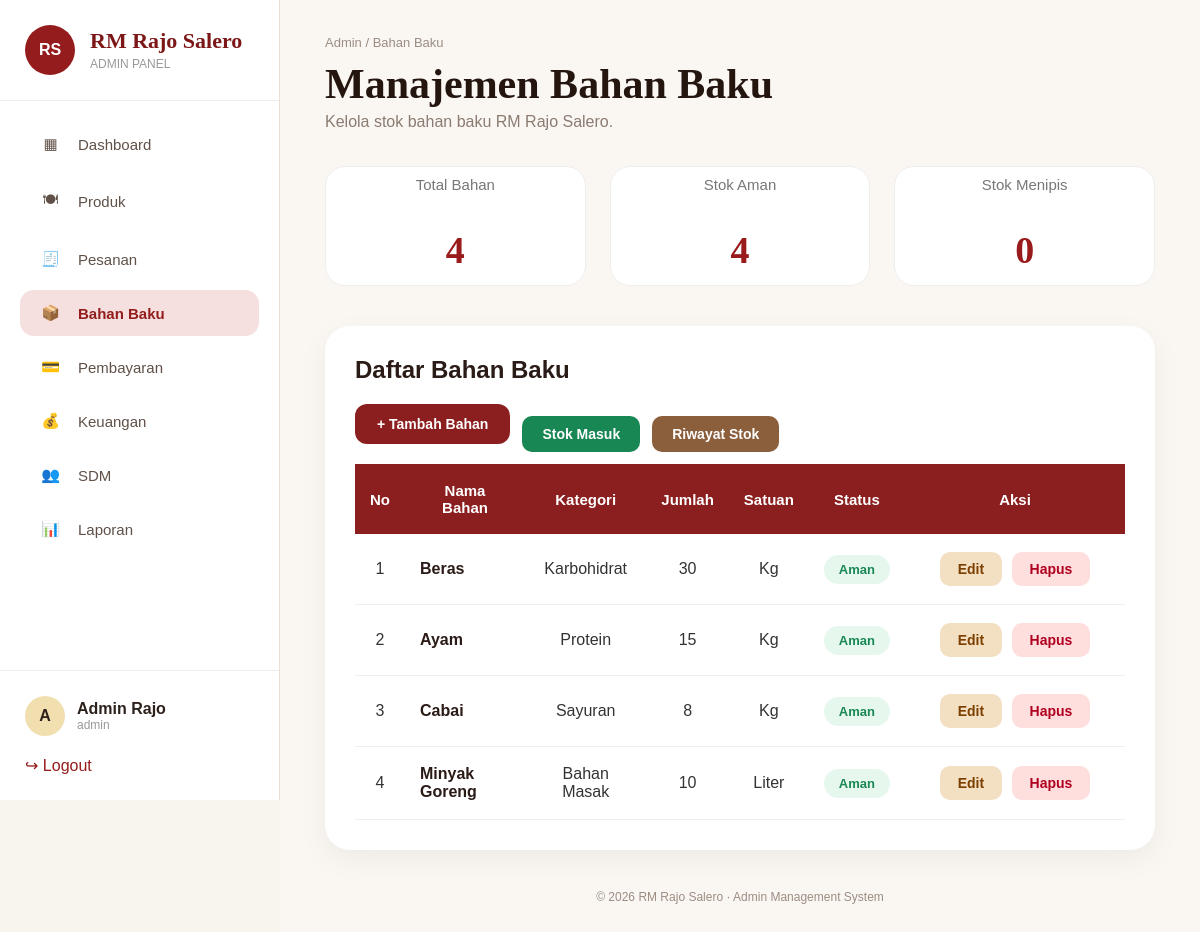
Screenshot of /admin/bahan_baku.php (signed in) with the database file from the repository.
### tables this page shows
CREATE TABLE `bahan_baku` (
  `id` int(11) NOT NULL,
  `nama_bahan` varchar(100) NOT NULL,
  `kategori` varchar(50) DEFAULT NULL,
  `jumlah` int(11) NOT NULL,
  `satuan` varchar(20) DEFAULT NULL,
  `stok_minimal` int(11) DEFAULT 5,
  `created_at` timestamp NOT NULL DEFAULT current_timestamp()
);

### admin/bahan_baku.php (the view, shortened to what this page needs)
<?php
require_once 'database.php';
$total_bahan = mysqli_fetch_assoc(
    mysqli_query($conn,"SELECT COUNT(*) total FROM bahan_baku")
)['total'];
$stok_aman = mysqli_fetch_assoc(
    mysqli_query($conn,
    "SELECT COUNT(*) total FROM bahan_baku
     WHERE jumlah > stok_minimal")
)['total'];
$stok_menipis = mysqli_fetch_assoc(
    mysqli_query($conn,
    "SELECT COUNT(*) total FROM bahan_baku
     WHERE jumlah <= stok_minimal")
)['total'];
$bahan = mysqli_query(
    $conn,
    "SELECT * FROM bahan_baku ORDER BY created_at DESC"
);
?>
<!DOCTYPE html>
<html lang="id">
<head>
<link rel="stylesheet" href="dashboard.css">
<link rel="stylesheet" href="bahan_baku.css">
</head>
<body>
<div class="admin-layout">
<?php include 'sidebar.php'; ?>
<main class="main-content">
<header class="topbar">
<div>
<p class="breadcrumb">
Admin / Bahan Baku
</p>
<h1>
Manajemen Bahan Baku
</h1>
<p class="welcome">
Kelola stok bahan baku RM Rajo Salero.
</p>
</div>
</header>
<section class="summary-grid">
<div class="summary-card">
<span>
Total Bahan
</span>
<strong>
<?= $total_bahan; ?>
</strong>
</div>
<div class="summary-card">
<span>
Stok Aman
</span>
<strong>
<?= $stok_aman; ?>
</strong>
</div>
<div class="summary-card">
<span>
Stok Menipis
</span>
<strong>
<?= $stok_menipis; ?>
</strong>
</div>
</section>
<section class="table-wrapper">
<div class="table-header">
<h2>
Daftar Bahan Baku
</h2>
<div class="action-buttons">
<a href="tambah_bahan.php" class="btn-tambah">
+ Tambah Bahan
</a>
<a href="stok_masuk.php" class="btn-stok">
 Stok Masuk
</a>
<a href="riwayat_stok.php" class="btn-riwayat">
Riwayat Stok
</a>
</div>
</div>
<table class="bahan-table">
<thead>
<tr>
<th>
No
</th>
<th>
Nama Bahan
</th>
<th>
Kategori
</th>
<th>
Jumlah
</th>
<th>
Satuan
</th>
<th>
Status
</th>
<th>
Aksi
</th>
</tr>
</thead>
<tbody>
<?php
$no=1;
while($row=mysqli_fetch_assoc($bahan)):
?>
<tr>
<td>
<?= $no++; ?>
</td>
<td>
<?= htmlspecialchars($row['nama_bahan']); ?>
</td>
<td>
<?= htmlspecialchars($row['kategori']); ?>
</td>
<td>
<?= $row['jumlah']; ?>
</td>
<td>
<?= htmlspecialchars($row['satuan']); ?>
</td>
<td>
<?php if($row['jumlah'] <= $row['stok_minimal']): ?>
<span class="stok-warning">
Stok Menipis
</span>
<?php else: ?>
<span class="stok-aman">
Aman
</span>
<?php endif; ?>
</td>
<td>
<a
href="edit_bahan.php?id=<?= $row['id']; ?>"
class="btn-edit">
Edit
</a>
<a
href="hapus_bahan.php?id=<?= $row['id']; ?>"
class="btn-hapus"
onclick="return confirm('Hapus bahan ini?')">
Hapus
</a>
</td>
</tr>
<?php endwhile; ?>
</tbody>
</table>
</section>
<footer class="admin-footer">
© 2026 RM Rajo Salero · Admin Management System
</footer>
</main>
</div>
</body>
</html>

### admin/dashboard.css (style rules this page uses)
.admin-layout { display:flex; }
.main-content { margin-left:280px; width:calc(100% - 280px); padding:35px 45px; }
* { margin:0; padding:0; box-sizing:border-box; }
body { background:#f8f5ef; color:#2d211b; font-family:'Montserrat', sans-serif; }
.admin-layout { display:flex; min-height:100vh; }
.main-content { flex:1; padding:35px 45px; }
.topbar { display:flex; justify-content:space-between; align-items:center; margin-bottom:35px; }
.breadcrumb { color:#9b8c82; font-size:13px; margin-bottom:10px; }
.topbar h1 { font-family:'Cormorant Garamond',serif; font-size:42px; color:#24150f; }
.welcome { color:#8b7b70; margin-top:5px; }
.summary-grid { display:grid; grid-template-columns:repeat(4,1fr); gap:22px; margin-bottom:35px; }
.summary-card { background:#fff; border-radius:20px; padding:25px; display:flex; align-items:center; gap:20px; border:1px solid #eadfd5; position:relative; overflow:hidden; }
.summary-card:before { content:""; position:absolute; left:0; top:0; height:100%; width:5px; }
.summary-card span { font-size:14px; color:#8f8178; }
.summary-card strong { display:block; font-size:27px; margin:5px 0; color:#1f1a17; }
.admin-footer { text-align:center; margin-top:40px; color:#9c8c82; font-size:12px; }

### admin/bahan_baku.css (style rules this page uses)
.main-content { background:#faf7f3; }
.table-wrapper { width:100%; background:white; padding:30px; border-radius:25px; box-sizing:border-box; box-shadow:0 10px 30px rgba(0,0,0,0.05); }
.table-wrapper h2 { font-size:24px; color:#2b1b16; margin-bottom:20px; }
.btn-tambah { display:inline-flex; align-items:center; justify-content:center; background:#8b1e1e; color:white; padding:12px 22px; border-radius:12px; text-decoration:none; font-weight:600; font-size:14px; float:right; margin-bottom:20px; transition:.3s; }
.bahan-table { width:100%; border-collapse:collapse; overflow:hidden; }
.bahan-table thead { background:#8b1e1e; color:white; }
.bahan-table th { padding:18px 15px; text-align:center; font-size:15px; font-weight:700; }
.bahan-table td { padding:18px 15px; border-bottom:1px solid #eee; text-align:center; color:#333; }
.bahan-table td:nth-child(2) { text-align:left; font-weight:600; color:#2b1b16; }
.bahan-table th:last-child, .bahan-table td:last-child { width:220px; }
.stok-aman { background:#e6f7ed; color:#198754; padding:7px 15px; border-radius:20px; font-size:13px; font-weight:600; }
.btn-edit { display:inline-block; background:#f3dfc2; color:#7b3f00; padding:9px 18px; border-radius:10px; text-decoration:none; font-weight:600; font-size:14px; margin-right:5px; }
.btn-hapus { display:inline-block; background:#ffdede; color:#b00020; padding:9px 18px; border-radius:10px; text-decoration:none; font-weight:600; font-size:14px; }
.summary-grid { display:grid; grid-template-columns:repeat(3,1fr); gap:24px; margin:30px 0; }
.summary-card { background:white; border-radius:20px; padding:28px 32px; border:1px solid #eee; }
.summary-card span { color:#777; font-size:16px; }
.summary-card strong { display:block; margin-top:15px; font-size:36px; color:#991b1b; font-family:Georgia, serif; }
.summary-grid { margin-top:35px; margin-bottom:40px; }
.summary-card { height:120px; display:flex; flex-direction:column; justify-content:center; }
.summary-card span { font-size:15px; }
.summary-card strong { font-size:38px; }
.action-buttons { display:flex; gap:12px; align-items:center; }
.btn-stok { background:#198754; color:white; padding:10px 20px; border-radius:10px; text-decoration:none; font-weight:600; font-size:14px; display:inline-flex; align-items:center; justify-content:center; }
.btn-riwayat { background:#8b5e3c; color:white; padding:10px 20px; border-radius:10px; text-decoration:none; font-weight:600; font-size:14px; display:inline-flex; align-items:center; justify-content:center; }

### rows the page displays
bahan_baku: nama_bahan "Beras", kategori "Karbohidrat", jumlah "30", satuan "Kg", stok_minimal "Aman"
bahan_baku: nama_bahan "Ayam", kategori "Protein", jumlah "15", satuan "Kg", stok_minimal "Aman"
bahan_baku: nama_bahan "Cabai", kategori "Sayuran", jumlah "8", satuan "Kg", stok_minimal "Aman"
bahan_baku: nama_bahan "Minyak Goreng", kategori "Bahan Masak", jumlah "10", satuan "Liter", stok_minimal "Aman"

### other values shown
substr($admin_name, 0, 1) "A"
$admin_name "Admin Rajo"
$admin_username "admin"
$total_bahan "4"
$stok_aman "4"
$stok_menipis "0"
